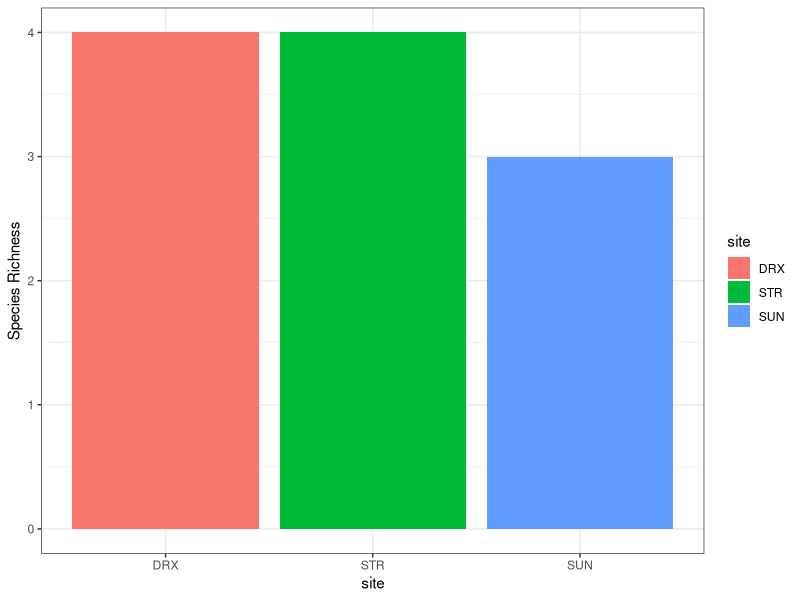
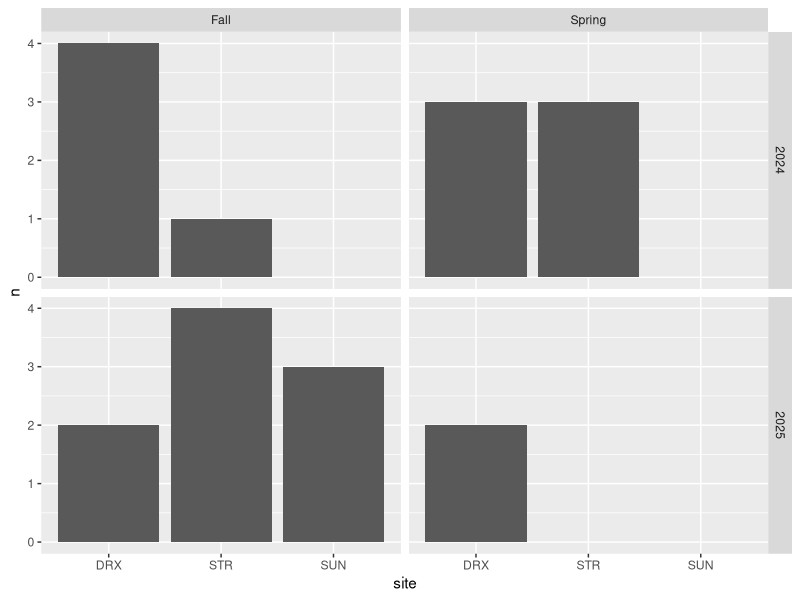
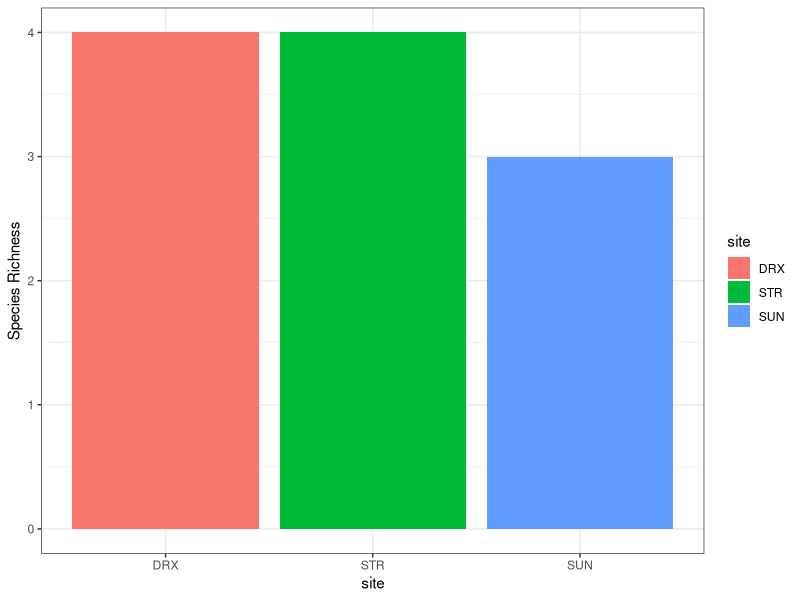

Reproduce these figures in R, in order. (Note: this script raises an error after producing the figures.)
# Load packages & data
# install.packages("tidyverse")
library(tidyverse)

capture <- read_csv("rodent_abundance/scr_clean.csv")

# remove extraneous species
sp_richness <- capture %>% filter(is.na(extraneous))

# create list of unique species
sp_list <- sp_richness %>% distinct(species)

# count unique species
sp_count <- count(sp_list)

# Site Specific
# list of species per site
site_sp_list <- sp_richness %>% 
  group_by(site) %>% 
  distinct(species)

# count species per site
site_sp_count <- site_sp_list %>% 
  group_by(site) %>% 
  summarise(n_species = n())

# Plot site specific richness
ggplot(site_sp_count, aes(x = site, y = n_species, fill = site))+
  geom_col()+
  ylab("Species Richness")+
  theme_bw()

ggsave("outputs/site_sp_richness.png", width=4, height=4)


#### Richness by site and season
richness_by_site_season <- sp_richness %>% 
  group_by(yr, season, site) %>% 
  mutate(yr = as.integer(yr)) %>% 
  distinct(species) %>% 
  count() 

# try to switch seasons to chronological (spring -> fall)
richness_by_site_season$season <- as_factor(richness_by_site_season$season)

ggplot(richness_by_site_season, aes(x = site, y = n)) +
  geom_col() +
  facet_grid(yr ~ season)

## abundance by site & season
sp_abund <- sp_richness %>% filter(is.na(recap)) #remove recaps
sp_abund$period <- paste(sp_abund$season, sp_abund$yr, sep = " ")
abund_by_site_period <-  sp_abund %>%
  count(site, period, species, name = "n")  # is this correct??

abund_by_site_period <- abund_by_site_period %>% mutate(total = sum(unique_combos$n))

## plot
abund_by_site_period <- abund_by_site_period %>% mutate(total = sum(abund_by_site_period$n_species))

ggplot(unique_combos, aes(x=period, y=n))+
  geom_col(aes(fill = species), position = "stack")+
  facet_wrap(~site)
  
